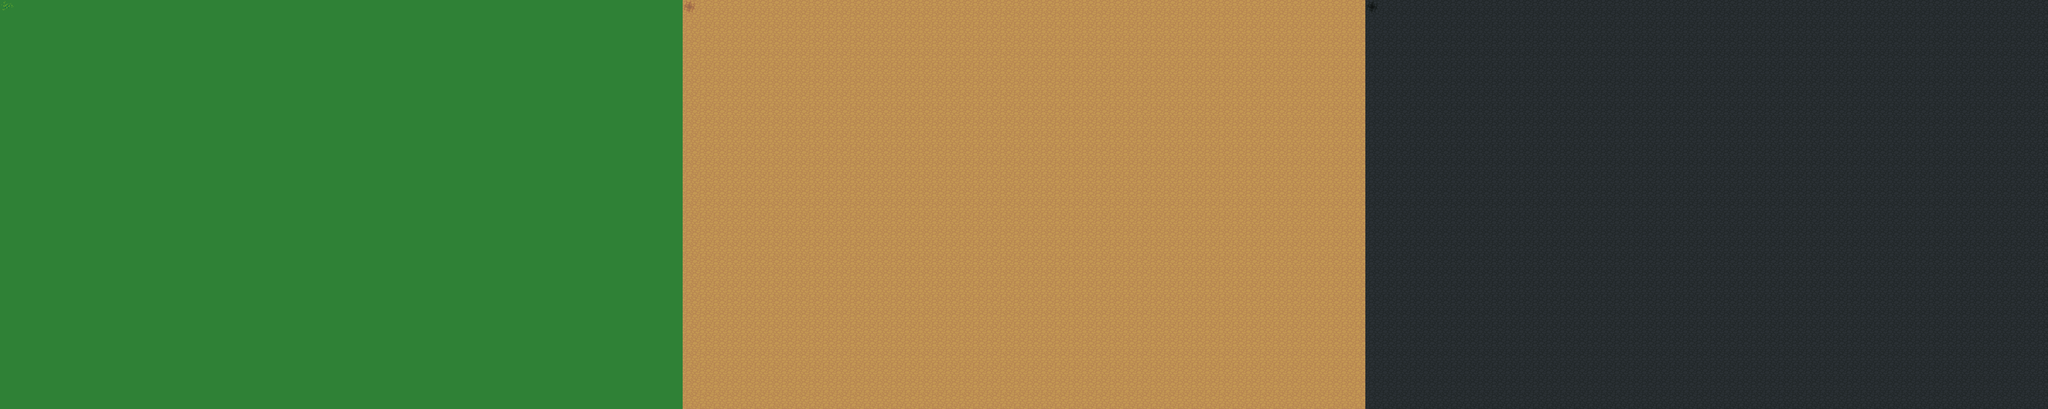

A level layout from a 2D game, rendered from its tile map. Below: a short description, then the map file with tile-grid data replaced by summaries:
An orthogonal 150x30 tile map with 32x32 px tiles, 1 tile layer (Tile Layer 1).

<map version="1.0" orientation="orthogonal" width="150" height="30" tilewidth="32" tileheight="32">
 <tileset firstgid="1" name="tileset2" tilewidth="32" tileheight="32">
  <image source="../images/tileset2.png" width="288" height="192" />
 </tileset>
 <layer name="Tile Layer 1" width="150" height="30">
  <data>[4500 cells, 4500 non-empty, 6 distinct tile ids]</data>
 </layer>
</map>